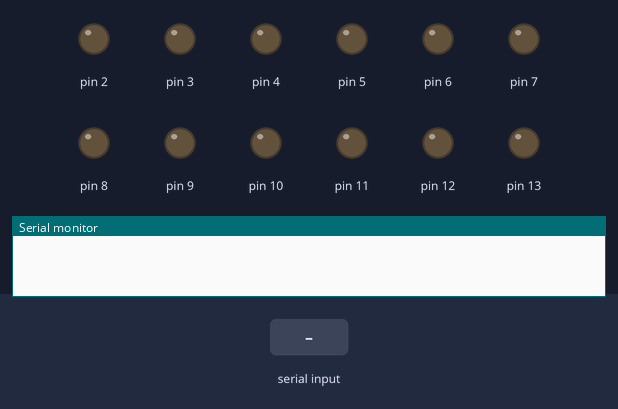
Bench run of a sketch on a simulated Arduino Uno, built with avr-gcc and run on an emulated ATmega328P. Shown: output pins drawn as LEDs (lit = HIGH), the last lines printed to the serial monitor. The test bench sets the inputs (shaded band).

Above: at 1.2 s.
1.3 s: "U\n" received over Serial
At 2.5 s:
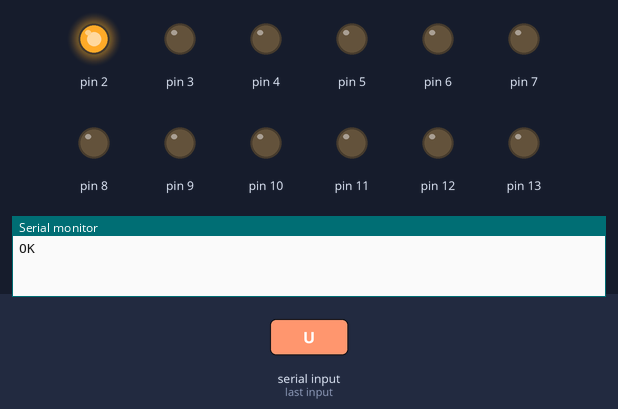
3.0 s: "D\n" received over Serial
At 3.7 s:
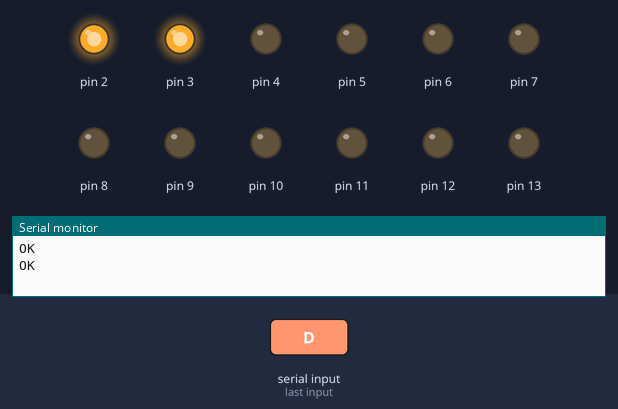
4.7 s: "L\n" received over Serial
At 6.1 s:
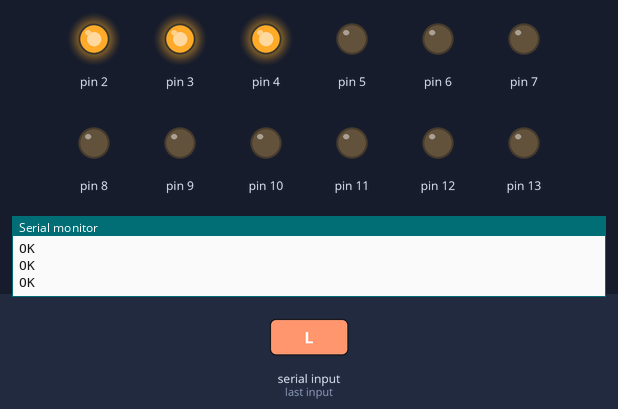
6.4 s: "R\n" received over Serial
At 7.5 s:
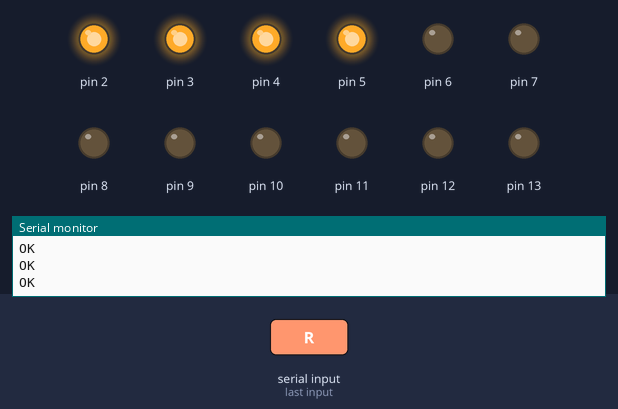
8.1 s: "F\n" received over Serial
At 8.8 s:
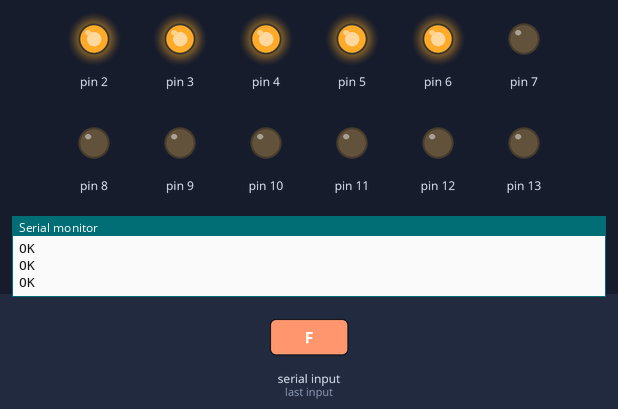
9.8 s: "B\n" received over Serial
At 11.3 s:
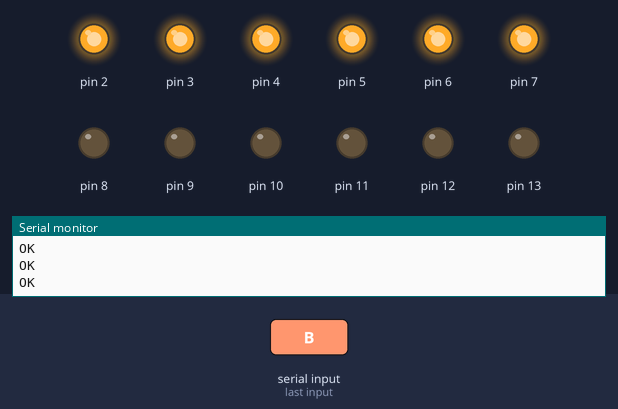
Timing chart, 0 to 12.5 s (numbered marks = the images above; inputs shaded):
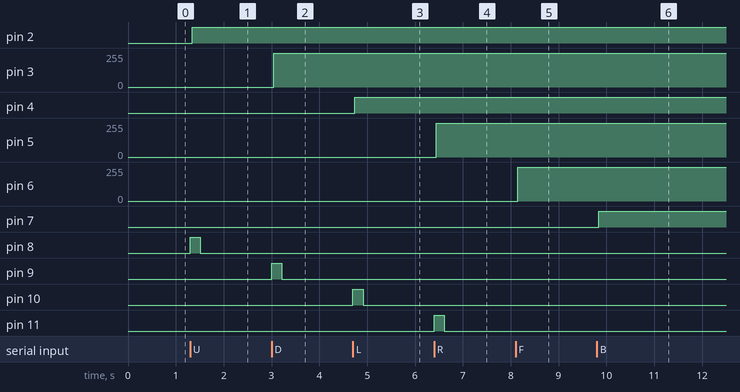

Measured:
- after the input at 1.3 s, pin 2: LOW → HIGH at once; pin 8: LOW → HIGH at once, → LOW 0.21 s later
- after the input at 3.0 s, pin 3: 0/255 → 254/255 at once, → 255/255 0.20 s later; pin 9: LOW → HIGH at once, → LOW 0.21 s later
- after the input at 4.7 s, pin 4: LOW → HIGH at once; pin 10: LOW → HIGH at once, → LOW 0.21 s later
- after the input at 6.4 s, pin 5: 0/255 → 254/255 at once, → 255/255 0.20 s later; pin 11: LOW → HIGH at once, → LOW 0.21 s later
- after the input at 8.1 s, pin 6: 0/255 → 254/255 at once, → 255/255 0.20 s later; pin 12: LOW → HIGH at once, → LOW 0.21 s later
- after the input at 9.8 s, pin 7: LOW → HIGH at once; pin 13: LOW → HIGH at once, → LOW 0.21 s later

The sketch:

Arduino_Driver_Sketch_Test_1.ino
```cpp
/*
Testing...
Test commands
U R R' U'

U2 U2 U2 U2 U2 U2 U2

Scramble (trimmed to under 64 chars)
R2 B U' F L' F' R' D R2 U L2 D2 R D F D' R' B U B2 L' D B'

Reverse of prior scramble
B D' L B2 U' B' R D F' D' R' D2 L2 U' R2 D' R F L F' U B' R2

*/

enum Side { U, D, L, R, F, B };
enum Dir { CW, CCW, CW2 };

int stepDelay = 2000;
int stepCntFwd = 96+10;
int stepCntBack = 10;

char b;
char b2;
int pos;

void turn( int s, int d ) {
  if( d == CW2 ) {
    turn( s, CW );
    turn( s, CW );
    return;
  }

  int dirpin = (int)s + 8;
  int steppin = (int)s + 2;
  switch( d ) {
  case CW:   digitalWrite(dirpin, HIGH); break;
  case CCW:  digitalWrite(dirpin, LOW ); break;
  default: return;
  }

  for( int i = 0; i < stepCntFwd;  i++ ) { digitalWrite(steppin, LOW); digitalWrite(steppin, HIGH); delayMicroseconds(stepDelay); }

  switch( d ) {
  case CW:   digitalWrite(dirpin, LOW ); break;
  case CCW:  digitalWrite(dirpin, HIGH); break;
  default: return;
  }
  //overshoot and return
  for( int i = 0; i < stepCntBack; i++ ) { digitalWrite(steppin, LOW); digitalWrite(steppin, HIGH); delayMicroseconds(stepDelay); }
}


void setup()
{
  Serial.begin(115200);
  for( int i = 2; i <= 13; i++ ) {
    pinMode(i, OUTPUT);
    digitalWrite(i, LOW);
  }
  b = 0;
  b2 = 0;
  pos = 0;
}


void loop()
{
  int slice;
  int dir;
  int valid;
  char c;
  c = Serial.read();
  if( c < 0 ) {
    return;
  }

  if( c == ' ' || c =='\n' ) {
    slice = U;
    dir = CW;
    valid = 1;
    switch( b ) {
      case 'U': slice = U; break;
      case 'D': slice = D; break;
      case 'L': slice = L; break;
      case 'R': slice = R; break;
      case 'F': slice = F; break;
      case 'B': slice = B; break;
      default:  valid = 0; break;
    }
    switch( b2 ) {
      case 0:     dir = CW;  break;
      case '2':   dir = CW2; break;
      case '\'':  dir = CCW; break;
      default:  valid = 0; break;
    }

    if( valid ) {
      turn( slice, dir );
      Serial.println( "OK" );
    }
    else {
      Serial.println( "INVALID" );
    }

    b = 0;
    b2 = 0;
    pos = 0;
  }
  else if( c >= 0 ) {
    if( pos == 0 ) {
      b = c;
      pos = 1;
    }
    else {
      b2 = c;
    }
  }
}
```
